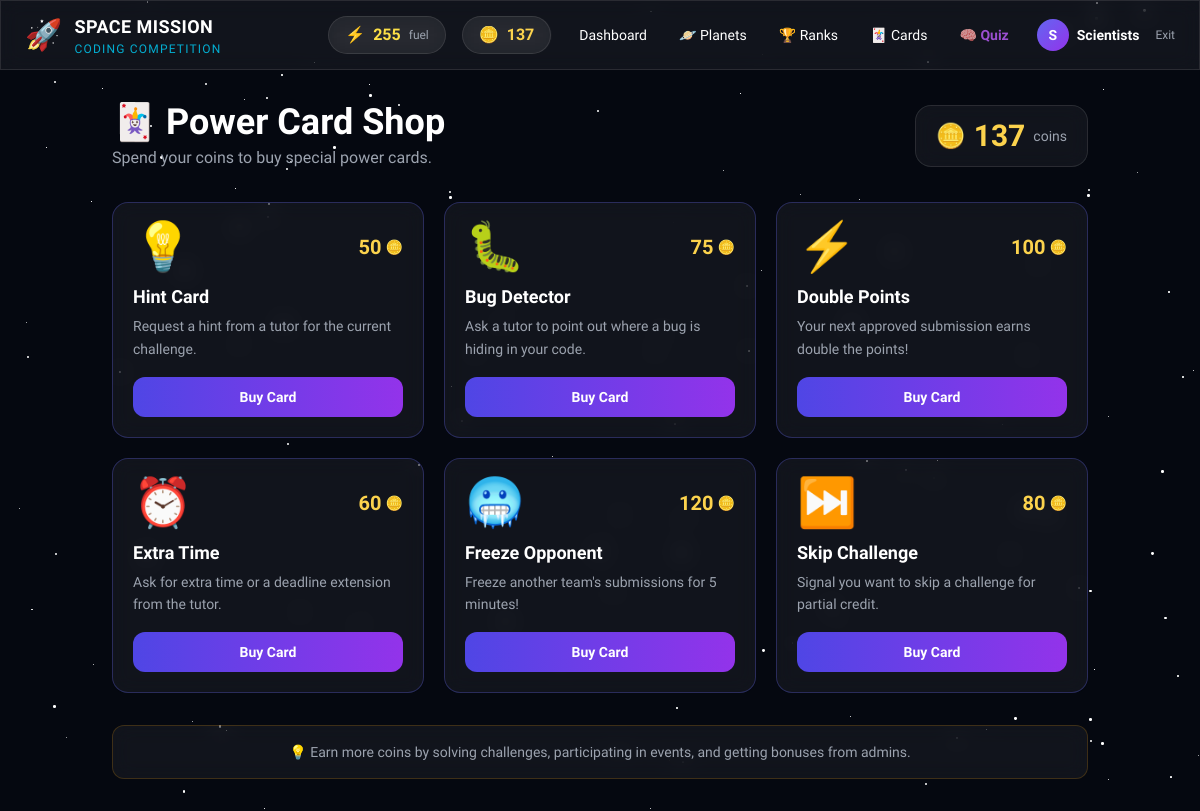
The page /cards/shop (signed in) on the database its author committed.
### models.py (models this page shows)
class Team(Base):
    __tablename__ = "teams"
    id = Column(Integer, primary_key=True, index=True)
    name = Column(String(64), unique=True, nullable=False)
    password_hash = Column(String(128), nullable=False)
    score = Column(Integer, default=0, nullable=False)
    coins = Column(Integer, default=100, nullable=False)
    double_points_active = Column(Boolean, default=False)
    is_frozen = Column(Boolean, default=False)
    frozen_until = Column(DateTime, nullable=True)
    created_at = Column(DateTime, default=datetime.utcnow)
    submissions = relationship("Submission", back_populates="team")
    team_cards = relationship("TeamCard", back_populates="team")
    achievements = relationship("Achievement", back_populates="team")

class Card(Base):
    __tablename__ = "cards"
    id = Column(Integer, primary_key=True, index=True)
    name = Column(String(64), nullable=False)
    card_type = Column(Enum(CardType), nullable=False)
    description = Column(Text, nullable=False)
    cost_coins = Column(Integer, nullable=False)
    icon = Column(String(8), default="🃏")
    team_cards = relationship("TeamCard", back_populates="card")

### routers/cards.py (the view)
@router.get("/shop", response_class=HTMLResponse)
async def card_shop(
    request: Request,
    team: Team = Depends(get_current_team),
    db: Session = Depends(get_db),
):
    cards = db.query(Card).all()
    owned = {tc.card_id: tc.quantity for tc in db.query(TeamCard).filter(TeamCard.team_id == team.id).all()}
    return templates.TemplateResponse(
        "cards/shop.html",
        {"request": request, "team": team, "cards": cards, "owned": owned},
    )

### templates/cards/shop.html (shortened to what this page needs)
{% extends "base.html" %}
{% block content %}
<div class="max-w-5xl mx-auto px-6 py-8">
  <div class="flex items-center justify-between mb-8">
    <div>
      <h1 class="text-4xl font-black text-white">🃏 Power Card Shop</h1>
      <p class="text-gray-400 mt-1">Spend your coins to buy special power cards.</p>
    </div>
    <div class="glass rounded-2xl px-5 py-3 flex items-center gap-2">
      <span class="text-2xl">🪙</span>
      <span class="text-3xl font-black text-amber-300">{{ team.coins }}</span>
      <span class="text-gray-400 text-sm">coins</span>
    </div>
  </div>
  <div class="grid grid-cols-1 sm:grid-cols-2 lg:grid-cols-3 gap-5">
    {% for card in cards %}
    {% set can_afford = team.coins >= card.cost_coins %}
    {% set qty_owned = owned.get(card.id, 0) %}
    <div class="glass rounded-2xl p-5 border transition-all duration-200
                {% if can_afford %}border-indigo-500/30 hover:border-indigo-400/60{% else %}border-white/10 opacity-60{% endif %}">
      <div class="flex items-center justify-between mb-3">
        <div class="text-5xl">{{ card.icon }}</div>
        <div class="text-right">
          <div class="flex items-center gap-1 justify-end">
            <span class="text-amber-300 font-black text-xl">{{ card.cost_coins }}</span>
            <span class="text-gray-400 text-sm">🪙</span>
          </div>
        </div>
      </div>
      <h3 class="font-black text-white text-lg mb-1">{{ card.name }}</h3>
      <p class="text-gray-400 text-sm mb-4 leading-relaxed">{{ card.description }}</p>
      <form method="post" action="/cards/buy/{{ card.id }}">
        <button type="submit" {% if not can_afford %}disabled{% endif %}
          class="w-full font-bold py-2.5 rounded-xl transition text-sm active:scale-95
                 {% if can_afford %}bg-gradient-to-r from-indigo-600 to-purple-600 hover:from-indigo-500 hover:to-purple-500 text-white
                 {% else %}bg-gray-700 text-gray-500 cursor-not-allowed{% endif %}">
          {% if can_afford %}Buy Card{% else %}Not enough coins{% endif %}
        </button>
      </form>
    </div>
    {% endfor %}
  </div>
  <div class="mt-8 glass rounded-xl p-4 border border-amber-500/20 text-center text-sm text-gray-400">
    💡 Earn more coins by solving challenges, participating in events, and getting bonuses from admins.
  </div>
</div>
{% endblock %}

### templates/base.html (shortened to what this page needs)
<!DOCTYPE html>
<html lang="en" class="dark">
<head>
  <script src="https://cdn.tailwindcss.com"></script>
  <link rel="stylesheet" href="/static/space.css">
</head>
<body class="bg-space-900 text-white min-h-screen">
<div class="stars" aria-hidden="true"></div>
{% if team is defined and team %}
<nav class="relative z-10 glass border-b border-white/10 px-6 py-3">
  <div class="max-w-7xl mx-auto flex items-center justify-between">
    <a href="/dashboard" class="flex items-center gap-3">
      <span class="text-3xl rocket-float">🚀</span>
      <div>
        <div class="text-lg font-black text-white tracking-wide">SPACE MISSION</div>
        <div class="text-xs text-neon-blue/80 tracking-widest uppercase">Coding Competition</div>
      </div>
    </a>
    <div class="flex items-center gap-4">
      <div class="glass rounded-full px-4 py-1.5 flex items-center gap-2">
        <span class="text-yellow-400">⚡</span>
        <span class="font-bold text-yellow-300" id="nav-score">{{ team.score }}</span>
        <span class="text-gray-400 text-xs">fuel</span>
      </div>
      <div class="glass rounded-full px-4 py-1.5 flex items-center gap-2">
        <span>🪙</span>
        <span class="font-bold text-amber-300" id="nav-coins">{{ team.coins }}</span>
      </div>
      <div class="flex items-center gap-2 text-sm">
        <a href="/dashboard" class="px-3 py-1.5 rounded-lg hover:bg-white/10 transition {% if request.url.path == '/dashboard' %}bg-white/10{% endif %}">Dashboard</a>
        <a href="/challenges" class="px-3 py-1.5 rounded-lg hover:bg-white/10 transition {% if '/challenge' in request.url.path %}bg-white/10{% endif %}">🪐 Planets</a>
        <a href="/leaderboard" class="px-3 py-1.5 rounded-lg hover:bg-white/10 transition {% if request.url.path == '/leaderboard' %}bg-white/10{% endif %}">🏆 Ranks</a>
        <a href="/cards/shop" class="px-3 py-1.5 rounded-lg hover:bg-white/10 transition">🃏 Cards</a>
        <a href="/quiz" class="px-3 py-1.5 rounded-lg hover:bg-white/10 transition font-semibold {% if '/quiz' in request.url.path %}bg-neon-purple/20 text-neon-purple{% else %}text-neon-purple/80{% endif %}">🧠 Quiz</a>
      </div>
      <div class="flex items-center gap-2">
        <div class="w-8 h-8 rounded-full bg-gradient-to-br from-indigo-500 to-purple-600 flex items-center justify-center font-bold text-sm">
          {{ team.name[0].upper() }}
        </div>
        <span class="text-sm font-semibold">{{ team.name }}</span>
        <a href="/logout" class="text-gray-400 hover:text-red-400 transition text-xs ml-2">Exit</a>
      </div>
    </div>
  </div>
</nav>
{% endif %}
<main class="relative z-10">
  {% block content %}{% endblock %}
</main>
</body>
</html>

### static/space.css (style rules this page uses)
.stars { position: fixed; top: 0; left: 0; width: 100%; height: 100%; pointer-events: none; z-index: 0; overflow: hidden; }
.rocket-float { animation: float 3s ease-in-out infinite; }
.glass { background: rgba(255, 255, 255, 0.05); backdrop-filter: blur(10px); border: 1px solid rgba(255, 255, 255, 0.1); }

### templates/base.html (style rules this page uses)
body { font-family: 'Exo 2', sans-serif; background-color: #050810; }

### rows shown on the page
Team: score "255", coins "137", name "S", name "Scientists"
Card: icon "💡", cost_coins "50", name "Hint Card", description "Request a hint from a tutor for the current challenge."
Card: icon "🐛", cost_coins "75", name "Bug Detector", description "Ask a tutor to point out where a bug is hiding in your code."
Card: icon "⚡", cost_coins "100", name "Double Points", description "Your next approved submission earns double the points!"
Card: icon "⏰", cost_coins "60", name "Extra Time", description "Ask for extra time or a deadline extension from the tutor."
Card: icon "🥶", cost_coins "120", name "Freeze Opponent", description "Freeze another team's submissions for 5 minutes!"
Card: icon "⏭️", cost_coins "80", name "Skip Challenge", description "Signal you want to skip a challenge for partial credit."
